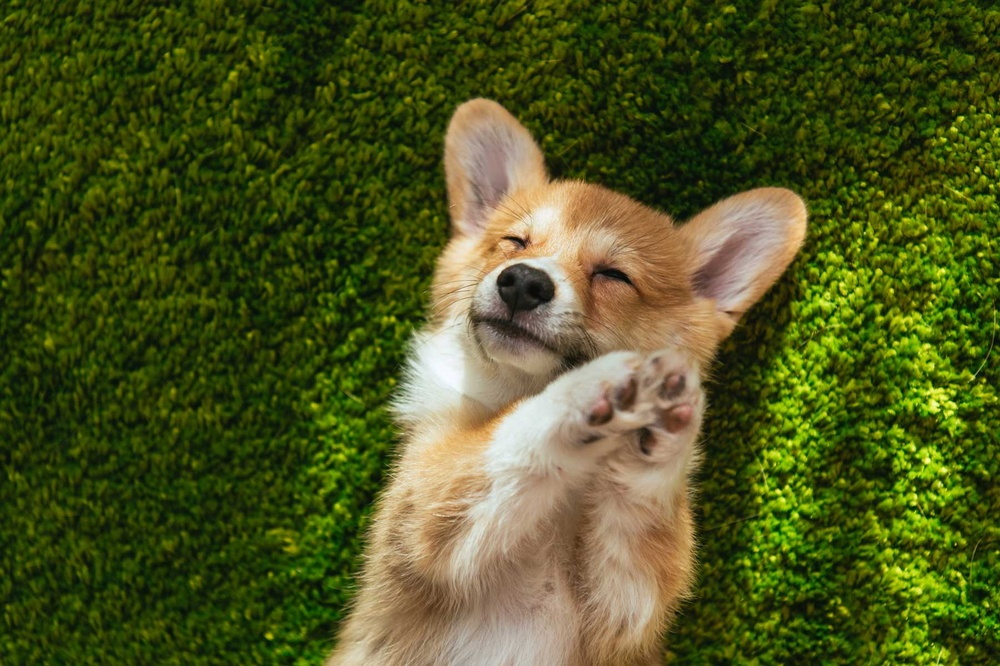
#> input picture practice/src/image.jpeg, 1000 x 666 px, shrunk from 1800 x 1199 before the run
$ python 'Contour detection and ploting.py'
#> lines starting #> are read from the running program, lines starting #| are printed output that depends on the picture; after the words box and inside, x2 and y2 are one past the last pixel; in counts of white or black regions, pixels touching at a corner belong together
import cv2 as cv
import numpy as np

img = cv.imread("src/image.jpeg")
#> img is the input picture: shape (666, 1000, 3); mean B, G, R 32.1, 84.7, 76.6
cv.imshow("Dog",img)

blank = np.zeros(img.shape,dtype='uint8')
cv.imshow("Blank",blank)

gray = cv.cvtColor(img,cv.COLOR_BGR2GRAY)
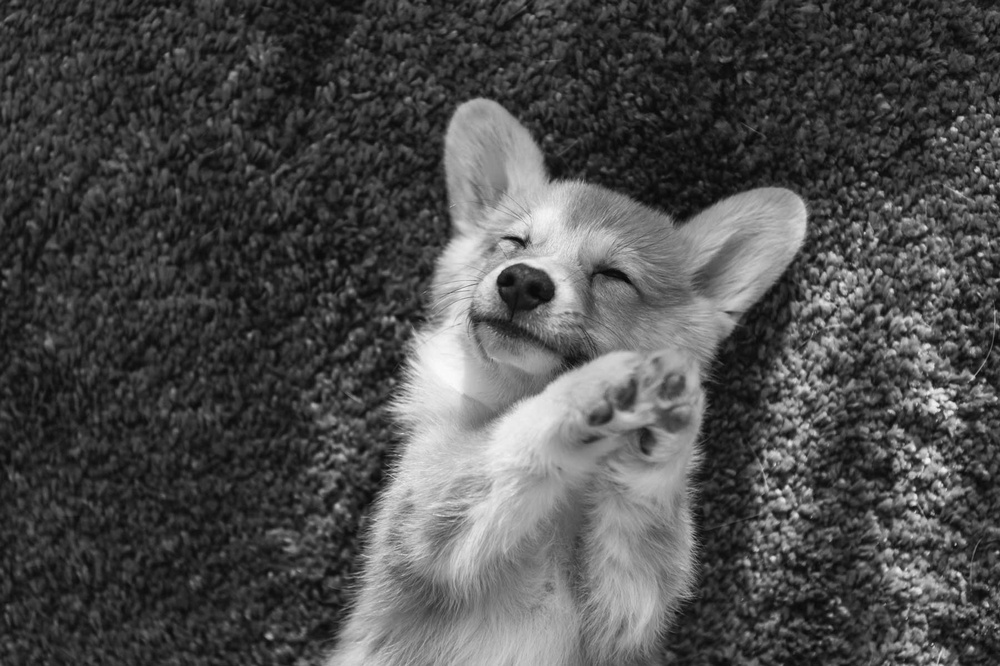
#> gray: shape (666, 1000); min 5, max 251, mean 76.3
cv.imshow("Dog Gray Image",gray)

blur = cv.GaussianBlur(gray,(3,3),cv.BORDER_DEFAULT)
cv.imshow("BLURR Image",blur)

canny = cv.Canny(blur,125,175)
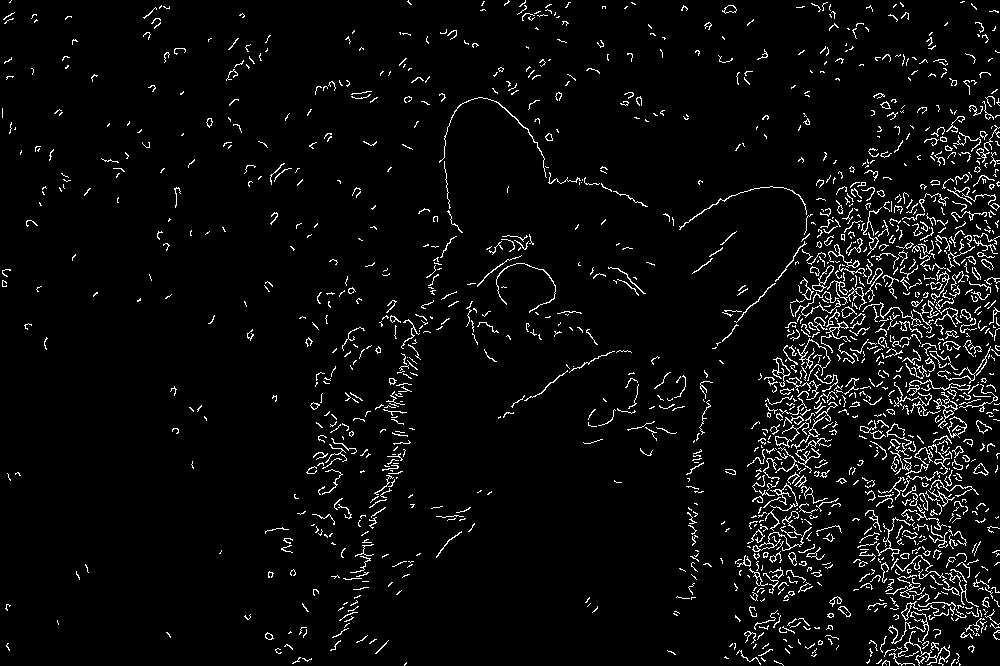
#> canny: shape (666, 1000); 4.5% white in thin lines or dots
cv.imshow("Canny Image",canny)

ret,thresh = cv.threshold(gray,125,255,cv.THRESH_BINARY)
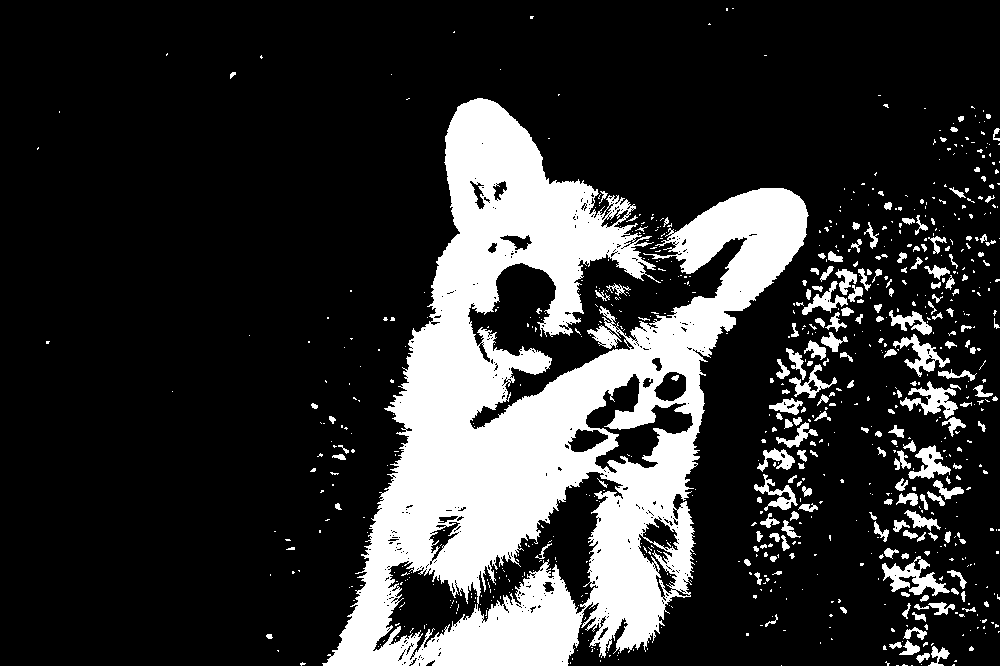
#> thresh: shape (666, 1000); 20.1% white; 802 white regions (616 under 20 px)
cv.imshow("Thresholded",thresh)

contours,hierachies = cv.findContours(thresh,cv.RETR_LIST,cv.CHAIN_APPROX_SIMPLE)
#> contours = 1425 contours, 1253 with area under 20; largest, box (x1, y1, x2, y2) and area: (322, 98, 809, 666) 132870, (477, 471, 624, 623) 8134, (372, 560, 479, 656) 4814, (585, 373, 694, 474) 4114, (882, 556, 950, 596) 988
print(f'{len(contours)} contours(s) found!')
#| 1425 contours(s) found!

cv.drawContours(blank,contours,-1,(0,0,255),2)
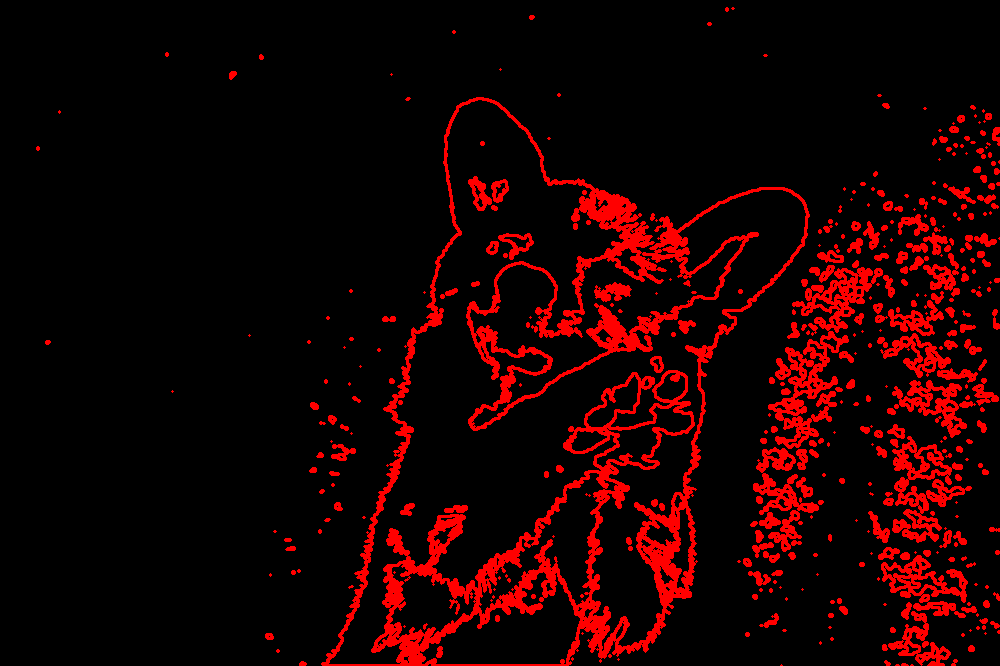
#> blank: shape (666, 1000, 3); mean of channels 0, 1, 2 0, 0, 27.2; drawn as B, G, R
cv.imshow("Contour drawn",blank)

cv.waitKey(0)
